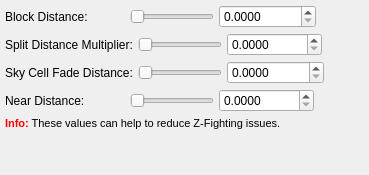
                <widget class="QWidget" name="tabGFX_Models_Terrain">
                 <attribute name="title">
                  <string>World</string>
                 </attribute>
                 <layout class="QVBoxLayout" name="verticalLayout_40">
                  <property name="spacing">
                   <number>5</number>
                  </property>
                  <property name="leftMargin">
                   <number>5</number>
                  </property>
                  <property name="topMargin">
                   <number>5</number>
                  </property>
                  <property name="rightMargin">
                   <number>5</number>
                  </property>
                  <property name="bottomMargin">
                   <number>5</number>
                  </property>
                  <item>
                   <layout class="QHBoxLayout" name="horizontalLayout_77">
                    <item>
                     <widget class="QLabel" name="lblBlockDistance">
                      <property name="minimumSize">
                       <size>
                        <width>120</width>
                        <height>0</height>
                       </size>
                      </property>
                      <property name="toolTip">
                       <string/>
                      </property>
                      <property name="text">
                       <string>Block Distance:</string>
                      </property>
                     </widget>
                    </item>
                    <item>
                     <widget class="QSlider" name="sldBlockDistance">
                      <property name="toolTip">
                       <string/>
                      </property>
                      <property name="minimum">
                       <number>1</number>
                      </property>
                      <property name="maximum">
                       <number>1000000000</number>
                      </property>
                      <property name="orientation">
                       <enum>Qt::Horizontal</enum>
                      </property>
                     </widget>
                    </item>
                    <item>
                     <widget class="QDoubleSpinBox" name="spnBlockDistance">
                      <property name="sizePolicy">
                       <sizepolicy hsizetype="Fixed" vsizetype="Fixed">
                        <horstretch>0</horstretch>
                        <verstretch>0</verstretch>
                       </sizepolicy>
                      </property>
                      <property name="minimumSize">
                       <size>
                        <width>95</width>
                        <height>0</height>
                       </size>
                      </property>
                      <property name="maximumSize">
                       <size>
                        <width>16777215</width>
                        <height>16777215</height>
                       </size>
                      </property>
                      <property name="toolTip">
                       <string/>
                      </property>
                      <property name="locale">
                       <locale language="English" country="UnitedStates"/>
                      </property>
                      <property name="decimals">
                       <number>4</number>
                      </property>
                      <property name="maximum">
                       <double>1000000.000000000000000</double>
                      </property>
                     </widget>
                    </item>
                    <item>
                     <spacer name="horizontalSpacer_27">
                      <property name="orientation">
                       <enum>Qt::Horizontal</enum>
                      </property>
                      <property name="sizeHint" stdset="0">
                       <size>
                        <width>40</width>
                        <height>20</height>
                       </size>
                      </property>
                     </spacer>
                    </item>
                   </layout>
                  </item>
                  <item>
                   <layout class="QHBoxLayout" name="horizontalLayout_78">
                    <item>
                     <widget class="QLabel" name="lblSplitDistanceMul">
                      <property name="minimumSize">
                       <size>
                        <width>120</width>
                        <height>0</height>
                       </size>
                      </property>
                      <property name="toolTip">
                       <string/>
                      </property>
                      <property name="text">
                       <string>Split Distance Multiplier:</string>
                      </property>
                     </widget>
                    </item>
                    <item>
                     <widget class="QSlider" name="sldSplitDistanceMul">
                      <property name="toolTip">
                       <string/>
                      </property>
                      <property name="minimum">
                       <number>1</number>
                      </property>
                      <property name="maximum">
                       <number>100000</number>
                      </property>
                      <property name="orientation">
                       <enum>Qt::Horizontal</enum>
                      </property>
                     </widget>
                    </item>
                    <item>
                     <widget class="QDoubleSpinBox" name="spnSplitDistanceMul">
                      <property name="sizePolicy">
                       <sizepolicy hsizetype="Fixed" vsizetype="Fixed">
                        <horstretch>0</horstretch>
                        <verstretch>0</verstretch>
                       </sizepolicy>
                      </property>
                      <property name="minimumSize">
                       <size>
                        <width>95</width>
                        <height>0</height>
                       </size>
                      </property>
                      <property name="toolTip">
                       <string/>
                      </property>
                      <property name="locale">
                       <locale language="English" country="UnitedStates"/>
                      </property>
                      <property name="decimals">
                       <number>4</number>
                      </property>
                      <property name="maximum">
                       <double>10.000000000000000</double>
                      </property>
                     </widget>
                    </item>
                    <item>
                     <spacer name="horizontalSpacer_28">
                      <property name="orientation">
                       <enum>Qt::Horizontal</enum>
                      </property>
                      <property name="sizeHint" stdset="0">
                       <size>
                        <width>40</width>
                        <height>20</height>
                       </size>
                      </property>
                     </spacer>
                    </item>
                   </layout>
                  </item>
                  <item>
                   <layout class="QHBoxLayout" name="horizontalLayout_79">
                    <item>
                     <widget class="QLabel" name="lblSkyCellFadeDist">
                      <property name="minimumSize">
                       <size>
                        <width>120</width>
                        <height>0</height>
                       </size>
                      </property>
                      <property name="toolTip">
                       <string/>
                      </property>
                      <property name="text">
                       <string>Sky Cell Fade Distance:</string>
                      </property>
                     </widget>
                    </item>
                    <item>
                     <widget class="QSlider" name="sldSkyCellFadeDist">
                      <property name="toolTip">
                       <string/>
                      </property>
                      <property name="minimum">
                       <number>1</number>
                      </property>
                      <property name="maximum">
                       <number>1000000000</number>
                      </property>
                      <property name="orientation">
                       <enum>Qt::Horizontal</enum>
                      </property>
                     </widget>
                    </item>
                    <item>
                     <widget class="QDoubleSpinBox" name="spnSkyCellFadeDist">
                      <property name="sizePolicy">
                       <sizepolicy hsizetype="Fixed" vsizetype="Fixed">
                        <horstretch>0</horstretch>
                        <verstretch>0</verstretch>
                       </sizepolicy>
                      </property>
                      <property name="minimumSize">
                       <size>
                        <width>95</width>
                        <height>0</height>
                       </size>
                      </property>
                      <property name="toolTip">
                       <string/>
                      </property>
                      <property name="locale">
                       <locale language="English" country="UnitedStates"/>
                      </property>
                      <property name="decimals">
                       <number>4</number>
                      </property>
                      <property name="maximum">
                       <double>1000000.000000000000000</double>
                      </property>
                     </widget>
                    </item>
                    <item>
                     <spacer name="horizontalSpacer_29">
                      <property name="orientation">
                       <enum>Qt::Horizontal</enum>
                      </property>
                      <property name="sizeHint" stdset="0">
                       <size>
                        <width>40</width>
                        <height>20</height>
                       </size>
                      </property>
                     </spacer>
                    </item>
                   </layout>
                  </item>
                  <item>
                   <layout class="QHBoxLayout" name="horizontalLayout_80">
                    <item>
                     <widget class="QLabel" name="lblNearDistance">
                      <property name="minimumSize">
                       <size>
                        <width>120</width>
                        <height>0</height>
                       </size>
                      </property>
                      <property name="toolTip">
                       <string>Changes where the virtual camera starts.</string>
                      </property>
                      <property name="text">
                       <string>Near Distance:</string>
                      </property>
                     </widget>
                    </item>
                    <item>
                     <widget class="QSlider" name="sldNearDistance">
                      <property name="toolTip">
                       <string>Changes where the virtual camera starts.</string>
                      </property>
                      <property name="minimum">
                       <number>1</number>
                      </property>
                      <property name="maximum">
                       <number>250000</number>
                      </property>
                      <property name="orientation">
                       <enum>Qt::Horizontal</enum>
                      </property>
                     </widget>
                    </item>
                    <item>
                     <widget class="QDoubleSpinBox" name="spnNearDistance">
                      <property name="sizePolicy">
                       <sizepolicy hsizetype="Fixed" vsizetype="Fixed">
                        <horstretch>0</horstretch>
                        <verstretch>0</verstretch>
                       </sizepolicy>
                      </property>
                      <property name="minimumSize">
                       <size>
                        <width>95</width>
                        <height>0</height>
                       </size>
                      </property>
                      <property name="toolTip">
                       <string>Changes where the virtual camera starts.</string>
                      </property>
                      <property name="locale">
                       <locale language="English" country="UnitedStates"/>
                      </property>
                      <property name="decimals">
                       <number>4</number>
                      </property>
                      <property name="maximum">
                       <double>25.000000000000000</double>
                      </property>
                     </widget>
                    </item>
                    <item>
                     <spacer name="horizontalSpacer_30">
                      <property name="orientation">
                       <enum>Qt::Horizontal</enum>
                      </property>
                      <property name="sizeHint" stdset="0">
                       <size>
                        <width>40</width>
                        <height>20</height>
                       </size>
                      </property>
                     </spacer>
                    </item>
                   </layout>
                  </item>
                  <item>
                   <widget class="QLabel" name="lblZFighting">
                    <property name="text">
                     <string>&lt;!DOCTYPE HTML PUBLIC &quot;-//W3C//DTD HTML 4.0//EN&quot; &quot;http://www.w3.org/TR/REC-html40/strict.dtd&quot;&gt;
&lt;html&gt;&lt;head&gt;&lt;meta name=&quot;qrichtext&quot; content=&quot;1&quot; /&gt;&lt;style type=&quot;text/css&quot;&gt;
p, li { white-space: pre-wrap; }
&lt;/style&gt;&lt;/head&gt;&lt;body style=&quot; font-family:'MS Shell Dlg 2'; font-size:8.25pt; font-weight:400; font-style:normal;&quot;&gt;
&lt;p style=&quot; margin-top:0px; margin-bottom:0px; margin-left:0px; margin-right:0px; -qt-block-indent:0; text-indent:0px;&quot;&gt;&lt;span style=&quot; font-size:8pt; font-weight:600; color:#ff0000;&quot;&gt;Info:&lt;/span&gt;&lt;span style=&quot; font-size:8pt;&quot;&gt; These values can help to reduce Z-Fighting issues.&lt;/span&gt;&lt;/p&gt;&lt;/body&gt;&lt;/html&gt;</string>
                    </property>
                   </widget>
                  </item>
                  <item>
                   <spacer name="verticalSpacer_22">
                    <property name="orientation">
                     <enum>Qt::Vertical</enum>
                    </property>
                    <property name="sizeHint" stdset="0">
                     <size>
                      <width>20</width>
                      <height>40</height>
                     </size>
                    </property>
                   </spacer>
                  </item>
                 </layout>
                </widget>
